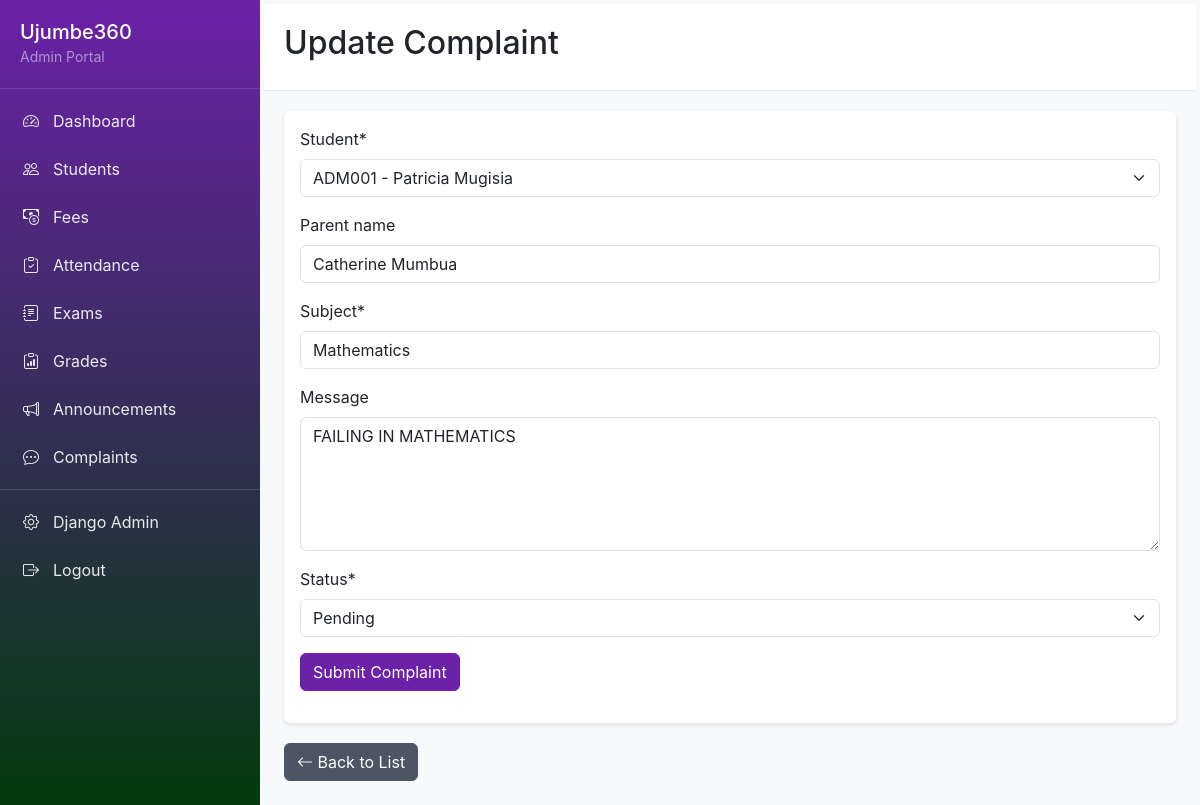
Screenshot of /admin-portal/complaints/2/edit/ (signed in) with the database file from the repository.
### lms/models.py (models this page shows, shortened)
class Complaint(models.Model):
    STATUS_CHOICES = [
        ('Pending', 'Pending'),
        ('In Review', 'In Review'),
        ('Resolved', 'Resolved'),
    ]
    student = models.ForeignKey(Student, on_delete=models.CASCADE, related_name='complaints')
    parent_name = models.CharField(max_length=100 , blank=True, null=True)
    subject = models.CharField(max_length=200)
    message = models.TextField(blank=True, null=True)
    status = models.CharField(max_length=50, choices=STATUS_CHOICES, default='Pending')
    created_at = models.DateTimeField(auto_now_add=True)
    updated_at = models.DateTimeField(auto_now=True)
    class Meta:
        ordering = ['-created_at']

### lms/views.py (the view)
# urls.py: path('admin-portal/complaints/<int:pk>/edit/', views.complaint_update, name='complaint_update'),
@login_required
@user_passes_test(is_staff_user)
def complaint_update(request, pk):
    complaint = get_object_or_404(Complaint, pk=pk)
    if request.method == 'POST':
        form = ComplaintForm(request.POST, instance=complaint, is_parent=False)
        if form.is_valid():
            form.save()
            messages.success(request, 'Complaint updated successfully!')
            return redirect('complaint_list')
    else:
        form = ComplaintForm(instance=complaint, is_parent=False)
    return render(request, 'complaints/complaint_form.html', {'form': form, 'complaint': complaint, 'action': 'Update'})

### lms/forms.py
class ComplaintForm(forms.ModelForm):
    class Meta:
        model = Complaint
        fields = ['student', 'parent_name', 'subject', 'message', 'status']
        widgets = {
            'message': forms.Textarea(attrs={'rows': 5}),
        }
    def __init__(self, *args, **kwargs):
        is_parent = kwargs.pop('is_parent', False)
        super().__init__(*args, **kwargs)
        self.helper = FormHelper()
        self.helper.form_method = 'post'
        if is_parent:
            self.fields.pop('status', None)
        self.helper.add_input(Submit('submit', 'Submit Complaint', css_class='btn btn-primary'))

### lms/models.py (called while the page is built)
    def __str__(self):
        return f"{self.admission_number} - {self.first_name} {self.last_name}"

### lms/views.py (called while the page is built)
def is_staff_user(user):
    return user.is_staff or user.is_superuser

### lms/templates/complaints/complaint_form.html (shortened to what this page needs)
{% extends 'base_admin.html' %}
{% load crispy_forms_tags %}
{% block content %}
<div class="page-header">
    <h2>{{ action }} Complaint</h2>
</div>
<div class="card">
    <div class="card-body">
        <form method="post">
            {% crispy form %}
        </form>
    </div>
</div>
<div class="mt-3">
    <a href="{% url 'complaint_list' %}" class="btn btn-secondary">
        <i class="bi bi-arrow-left"></i> Back to List
    </a>
</div>
{% endblock %}

### lms/templates/base_admin.html (style rules this page uses)
:root { --bs-primary: #6B21A8; --bs-secondary: #4B5563; --bs-primary-rgb: 107, 33, 168; --bs-secondary-rgb: 75, 85, 99; }
body { font-family: -apple-system, BlinkMacSystemFont, 'Segoe UI', Roboto, 'Helvetica Neue', Arial, sans-serif; background-color: #f8f9fa; }
.btn-primary { background-color: var(--bs-primary); border-color: var(--bs-primary); }
.btn-secondary { background-color: var(--bs-secondary); border-color: var(--bs-secondary); }
.page-header { background: white; padding: 20px; margin: -20px -20px 20px -20px; border-bottom: 1px solid #e9ecef; }
.card { border: none; box-shadow: 0 2px 4px rgba(0,0,0,0.1); margin-bottom: 20px; }

### rows the page displays
Complaint: student "ADM001 - Patricia Mugisia", parent_name "Catherine Mumbua", subject "Mathematics", message "FAILING IN MATHEMATICS", status "Pending"

### other values shown
{{ action }} "Update"
